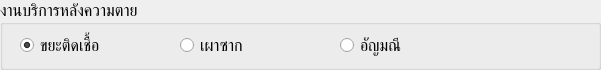
  <widget class="QGroupBox" name="gb_service_type">
   <property name="geometry">
    <rect>
     <x>20</x>
     <y>10</y>
     <width>601</width>
     <height>70</height>
    </rect>
   </property>
   <property name="font">
    <font>
     <pointsize>12</pointsize>
    </font>
   </property>
   <property name="title">
    <string>งานบริการหลังความตาย</string>
   </property>
   <widget class="QRadioButton" name="rb_waste">
    <property name="geometry">
     <rect>
      <x>20</x>
      <y>30</y>
      <width>150</width>
      <height>30</height>
     </rect>
    </property>
    <property name="font">
     <font>
      <pointsize>12</pointsize>
     </font>
    </property>
    <property name="text">
     <string>ขยะติดเชื้อ</string>
    </property>
    <property name="checked">
     <bool>true</bool>
    </property>
   </widget>
   <widget class="QRadioButton" name="rb_cremation">
    <property name="geometry">
     <rect>
      <x>180</x>
      <y>30</y>
      <width>150</width>
      <height>30</height>
     </rect>
    </property>
    <property name="font">
     <font>
      <pointsize>12</pointsize>
     </font>
    </property>
    <property name="text">
     <string>เผาซาก</string>
    </property>
   </widget>
   <widget class="QRadioButton" name="rb_jewelry">
    <property name="geometry">
     <rect>
      <x>340</x>
      <y>30</y>
      <width>150</width>
      <height>30</height>
     </rect>
    </property>
    <property name="font">
     <font>
      <pointsize>12</pointsize>
     </font>
    </property>
    <property name="text">
     <string>อัญมณี</string>
    </property>
   </widget>
  </widget>
